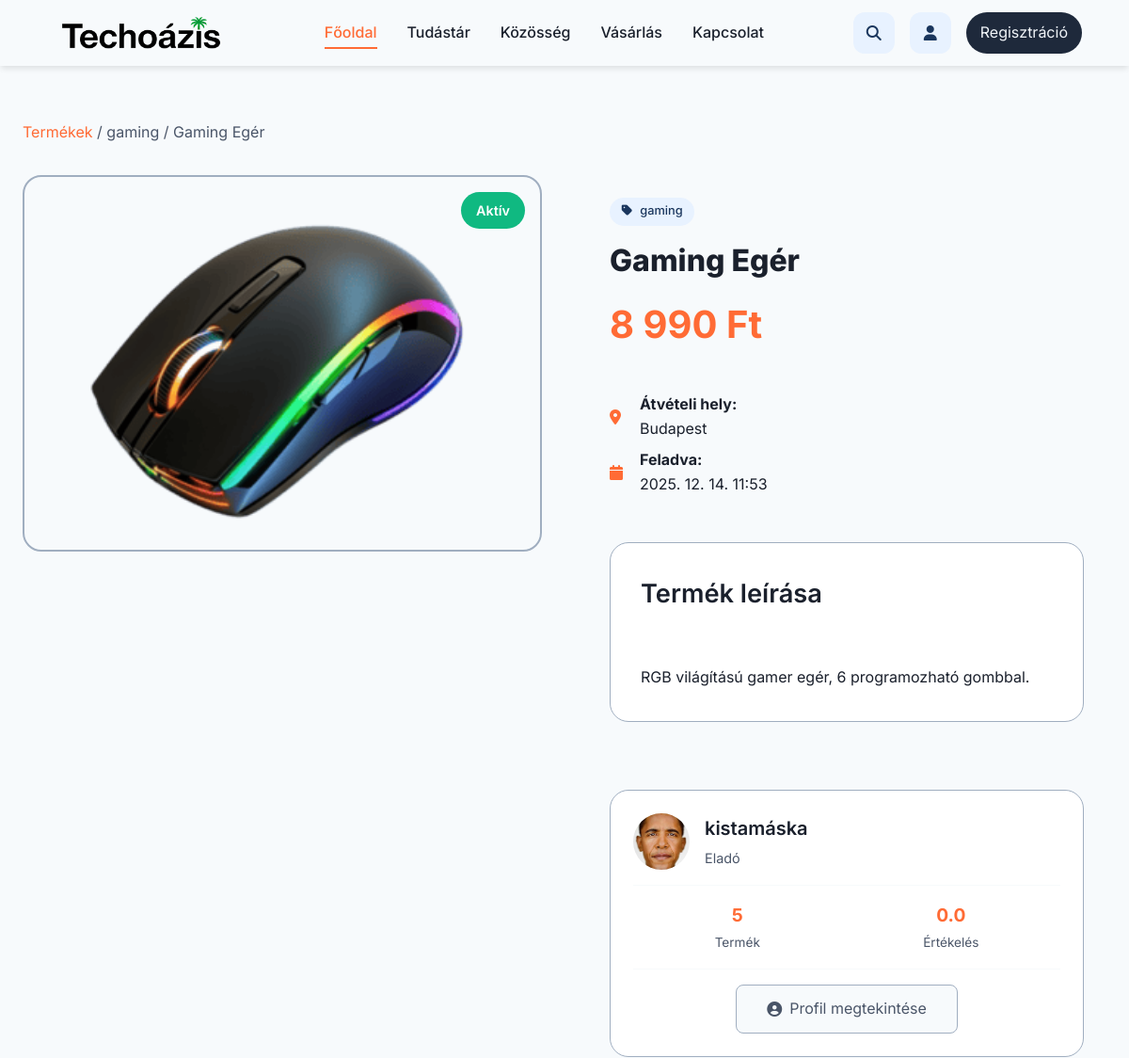
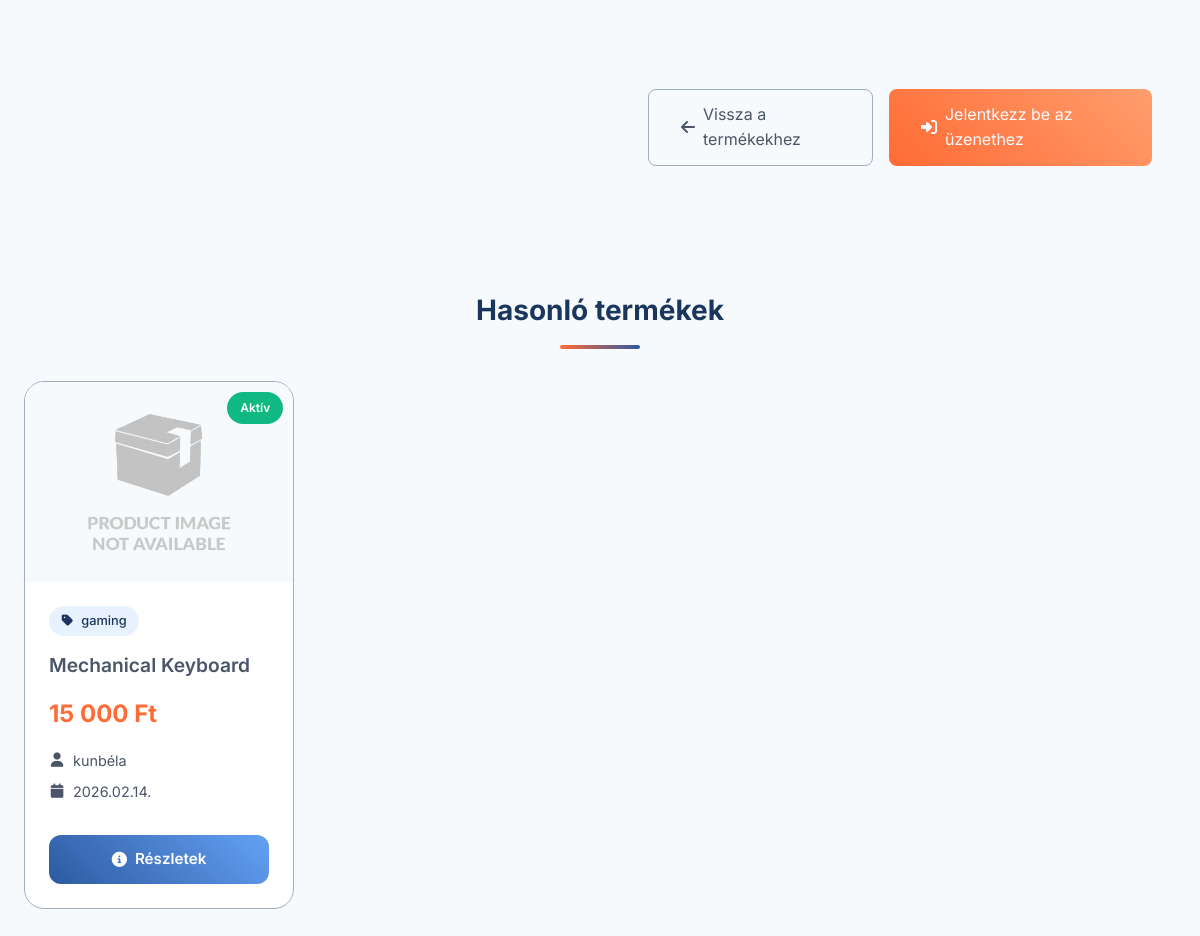
/pages/product_detail.php?id=1, run on the app's committed database (2 pictures, top to bottom).
### tables this page shows
CREATE TABLE products (
  product_id int(11) NOT NULL AUTO_INCREMENT PRIMARY KEY,
  seller_user_id int(11) NOT NULL,
  product_name varchar(255) NOT NULL,
  category varchar(255) NOT NULL,
  product_description text NOT NULL,
  price decimal(10,2) DEFAULT NULL,
  product_status enum('active','sold','hidden') NOT NULL DEFAULT 'active',
  main_image_url varchar(255) DEFAULT NULL,
  pickup_location varchar(100) DEFAULT NULL,
  created_at datetime NOT NULL DEFAULT CURRENT_TIMESTAMP,
  updated_at datetime DEFAULT NULL
);

CREATE TABLE product_images (
  image_id int(11) NOT NULL AUTO_INCREMENT PRIMARY KEY,
  product_id int(11) NOT NULL,
  image_path varchar(255) NOT NULL,
  is_primary tinyint(1) NOT NULL DEFAULT 0,
  sort_order tinyint(4) NOT NULL DEFAULT 1
);

CREATE TABLE users (
  user_id int(11) NOT NULL AUTO_INCREMENT PRIMARY KEY,
  username varchar(100) NOT NULL,
  username_slug varchar(100) DEFAULT NULL,
  email varchar(255) NOT NULL,
  user_password varchar(255) NOT NULL,
  is_active char(1) NOT NULL DEFAULT 'A',
  registration_date datetime DEFAULT CURRENT_TIMESTAMP,
  user_role char(1) NOT NULL,
  ip varchar(45) DEFAULT NULL,
  activation_code varchar(128) DEFAULT NULL,
  profile_image varchar(255) NOT NULL DEFAULT 'uploads/profile_images/anonymous.png',
  total_posts int(11) DEFAULT 0,
  total_comments int(11) DEFAULT 0,
  sold_items int(11) DEFAULT 0,
  bought_items int(11) DEFAULT 0,
  avg_rating decimal(3,2) DEFAULT 0.00,
  reset_token_hash varchar(64) DEFAULT NULL,
  reset_token_expires_at datetime DEFAULT NULL,
  remember_token VARCHAR(64) NULL,
  remember_expire DATETIME NULL
);

### app/product_detail_logic.php (called while the page is built, shortened)
<?php
require_once ROOT_PATH . '/app/db.php';
$product_id = $_GET['id'] ?? 0;
$sql = "SELECT p.*, u.username as seller_username, u.profile_image as seller_avatar, u.username_slug AS user_slug,
               u.email as seller_email, u.user_id as seller_id
        FROM products p
        JOIN users u ON p.seller_user_id = u.user_id
        WHERE p.product_id = ?";
$stmt = $conn->prepare($sql);
$stmt->bind_param('i', $product_id);
$stmt->execute();
$result = $stmt->get_result();
$product = $result->fetch_assoc();
$sql = "SELECT
            u.avg_rating,
            COUNT(p.product_id) AS total_products
        FROM users u
        LEFT JOIN products p
            ON p.seller_user_id = u.user_id
            AND p.product_status = 'active'
        WHERE u.user_id = ?
        GROUP BY u.user_id";
$stmt = $conn->prepare($sql);
$stmt->bind_param('i', $product['seller_id']);
$stmt->execute();
$result_stats = $stmt->get_result();
$seller_stats = $result_stats->fetch_assoc();
$total_products = (int)$seller_stats['total_products'];
$avg_rating = $seller_stats['avg_rating'] !== null
    ? number_format((float)$seller_stats['avg_rating'], 1)
    : '0.0';
$sql = "SELECT image_path FROM product_images WHERE product_id = ? ORDER BY is_primary DESC, sort_order ASC, image_id ASC";
$stmt = $conn->prepare($sql);
$stmt->bind_param('i', $product_id);
$stmt->execute();
$images_result = $stmt->get_result();
$images = $images_result->fetch_all(MYSQLI_ASSOC);
$sql = "SELECT p.*, u.username as seller_username,
               (SELECT image_path FROM product_images WHERE product_id = p.product_id ORDER BY is_primary DESC LIMIT 1) as main_image
        FROM products p
        JOIN users u ON p.seller_user_id = u.user_id
        WHERE p.category = ?
          AND p.product_id != ?           -- Kizárjuk az aktuális terméket
          AND p.product_status = 'active'
        ORDER BY p.created_at DESC
        LIMIT 4";
$stmt = $conn->prepare($sql);
$stmt->bind_param('si', $product['category'], $product_id);
$stmt->execute();
$similar_result = $stmt->get_result();
$similar_products = $similar_result->fetch_all(MYSQLI_ASSOC);

### pages/product_detail.php (the view, shortened to what this page needs)
<?php
require_once __DIR__ . '/../core/config.php';
require_once ROOT_PATH . '/app/product_detail_logic.php';
?>
<!DOCTYPE html>
<html lang="hu">
<head>
    <link rel="stylesheet" href="<?= BASE_URL ?>/assets/css/index.css">
    <link rel="stylesheet" href="<?= BASE_URL ?>/assets/css/animations_microinteractions.css">
    <link rel="stylesheet" href="<?= BASE_URL ?>/assets/css/button_system.css">
    <link rel="stylesheet" href="<?= BASE_URL ?>/assets/css/modern_navbar.css">
    <link rel="stylesheet" href="<?= BASE_URL ?>/assets/css/utility_classes.css">
    <link rel="stylesheet" href="<?= BASE_URL ?>/assets/css/reset&base_styles.css">
    <link rel="stylesheet" href="<?= BASE_URL ?>/assets/css/container&grid_system.css">
    <link rel="stylesheet" href="<?= BASE_URL ?>/assets/css/product_detail_style.css">
    <link rel="stylesheet" href="https://cdnjs.cloudflare.com/ajax/libs/font-awesome/6.7.2/css/all.min.css" />
</head>
<body>
    <?php include ROOT_PATH . '/views/navbar.php'; ?>
    <section class="section-padding">
        <div class="product-detail-container">
            <div style="margin-bottom: 2rem; color: var(--text-light);">
                <a href="<?= BASE_URL ?>/pages/shop.php" style="color: var(--accent-600); text-decoration: none;">Termékek</a>
                <span> / </span>
                <span><?php echo htmlspecialchars($product['category']); ?></span>
                <span> / </span>
                <span><?php echo htmlspecialchars($product['product_name']); ?></span>
            </div>
            <div class="product-detail-layout">
                <div class="product-gallery">
                    <div class="main-image-container">
                        <img id="main-product-image"
                            src="<?= BASE_URL . '/' . ltrim(htmlspecialchars($images[0]['image_path']), '/') ?>"
                             alt="<?php echo htmlspecialchars($product['product_name']); ?>"
                             class="main-image">
                        <div class="image-status-badge <?php echo 'status-' . $product['product_status']; ?>">
                            <?php
                            $status_text = [
                                'active' => 'Aktív',
                                'sold' => 'Eladva',
                                'hidden' => 'Rejtett'
                            ];
                            echo $status_text[$product['product_status']] ?? $product['product_status'];
                            ?>
                        </div>
                    </div>
                </div>
                <div class="gallery-meta-panel">
                    <div class="product-header">
                        <div class="product-category">
                            <i class="fas fa-tag"></i>
                            <?php echo htmlspecialchars($product['category']); ?>
                        </div>
                        <h1 class="product-titles"><?php echo htmlspecialchars($product['product_name']); ?></h1>
                        <div class="product-prices <?php echo $product['price'] ? '' : 'none'; ?>">
                            <?php
                            if ($product['price']) {
                                echo number_format($product['price'], 0, ',', ' ') . ' Ft';
                            } else {
                                echo 'Alkuképes';
                            }
                            ?>
                        </div>
                    </div>
                    <?php if ($product['pickup_location']): ?>
                    <div class="meta-item">
                        <i class="fas fa-map-marker-alt"></i>
                        <div>
                            <strong>Átvételi hely:</strong>
                            <div><?php echo htmlspecialchars($product['pickup_location']); ?></div>
                        </div>
                    </div>
                    <?php endif; ?>
                    <div class="meta-item">
                        <i class="fas fa-calendar"></i>
                        <div>
                            <strong>Feladva:</strong>
                            <div><?php echo date('Y. m. d. H:i', strtotime($product['created_at'])); ?></div>
                        </div>
                    </div>
                    <div class="product-meta">
                        <div class="product-description">
                            <h3>Termék leírása</h3>
                            <div class="product-description-content">
                                <?php echo nl2br(htmlspecialchars($product['product_description'])); ?>
                            </div>
                        </div>
                    </div>
                    <div class="product-info-sidebar">
                        <div class="seller-card">
                            <div class="seller-header">
                                <div class="seller-avatar">
                                    <img src="<?php echo htmlspecialchars(BASE_URL . "/" . ($product['seller_avatar'] ?? 'images/default_avatar.png')); ?>"
                                        alt="<?php echo htmlspecialchars($product['seller_username']); ?>">
                                </div>
                                <div class="seller-info">
                                    <h4><?php echo htmlspecialchars($product['seller_username']); ?></h4>
                                    <p>Eladó</p>
                                </div>
                            </div>
                            <div class="seller-stats">
                                <div class="stat-item">
                                    <div class="stat-value"><?php echo $total_products; ?></div>
                                    <div class="stat-label">Termék</div>
                                </div>
                                <div class="stat-item">
                                    <div class="stat-value"><?php echo $avg_rating; ?></div>
                                    <div class="stat-label">Értékelés</div>
                                </div>
                            </div>
                            <?php
                            $slug = $product['user_slug'] ?? '';
                            ?>
                            <?php if ($slug !== ''): ?>
                            <div style="text-align: center; margin-top: 1rem;">
                                <a href="<?= BASE_URL ?>/pages/profile?u=<?= urlencode($slug) ?>" class="btn-back">
                                    <i class="fas fa-user-circle"></i>
                                    Profil megtekintése
                                </a>
                            </div>
                            <?php endif; ?>
                        </div>
                        <div class="product-actions-detail">
                            <a href="<?= BASE_URL ?>/pages/shop.php" class="btn-back">
                                <i class="fas fa-arrow-left"></i>
                                Vissza a termékekhez
                            </a>
                            <?php if ($product['product_status'] === 'active'): ?>
                                <?php if (isset($_SESSION['user_id'])): ?>
                                    <?php if ($product['seller_id'] != $_SESSION['user_id']): ?>
                                        <a href="<?= BASE_URL ?>/pages/conversation.php?product_id=<?php echo $product_id; ?>"
                                        class="btn-message-seller">
                                            <i class="fas fa-comment-dots"></i>
                                            Üzenet küldése az eladónak
                                        </a>
                                    <?php else: ?>
                                        <a href="<?= BASE_URL ?>/pages/edit_product.php?id=<?php echo $product_id; ?>"
                                        class="btn-message-seller" style="background: var(--primary-500);">
                                            <i class="fas fa-edit"></i>
                                            Termék szerkesztése
                                        </a>
                                    <?php endif; ?>
                                <?php else: ?>
                                    <a href="<?= BASE_URL ?>/views/login.php"
                                    class="btn-message-seller">
                                        <i class="fas fa-sign-in-alt"></i>
                                        Jelentkezz be az üzenethez
                                    </a>
                                <?php endif; ?>
                            <?php endif; ?>
                        </div>
                    </div>
                </div>
            </div>
            <?php if (!empty($similar_products)): ?>
            <div class="similar-products">
                <h2 class="section-title">Hasonló termékek</h2>
                <div class="similar-grid">
                    <?php foreach ($similar_products as $product):  ?>
                        <?php
                        $product['main_image'] = $product['main_image'] ?? 'uploads/products/default_product.png';
                        include ROOT_PATH . '/views/product_card.php';
                        ?>
                    <?php endforeach; ?>
                </div>
            </div>
            <?php endif; ?>
        </div>
    </section>
</body>
</html>

### views/product_card.php (shortened to what this page needs)
<?php
$product_id = $product['product_id'] ?? 0;
$product_name = htmlspecialchars($product['product_name'] ?? 'Névtelen termék');
$price_value = $product['price'] ?? 0;
$price = $price_value > 0 ? number_format($price_value, 0, '', ' ') . ' Ft' : 'Alkuképes';
$seller_username = htmlspecialchars($product['seller_username'] ?? 'Ismeretlen eladó');
$category = htmlspecialchars($product['category'] ?? 'Egyéb');
$product_status = $product['product_status'] ?? 'active';
$created_date = date('Y.m.d.', strtotime($product['created_at'] ?? 'now'));
$main_image = $product['main_image'] ?? 'uploads/products/default_product.png';
$image_url = BASE_URL . '/' . htmlspecialchars($main_image);
$default_image = BASE_URL . '/uploads/products/default_product.png';
$status_text = '';
$status_class = '';
switch ($product_status) {
    case 'active':
        $status_text = 'Aktív';
        $status_class = 'status-active';
        break;
}
?>
<div class="product-card">
    <div class="product-card-inner">
        <a href="<?= BASE_URL ?>/pages/product_detail.php?id=<?= $product_id ?>" class="product-image-link">
            <div class="product-image-container">
                <img src="<?= $image_url ?>"
                     alt="<?= $product_name ?>"
                     class="product-image"
                     onerror="this.onerror=null;this.src='<?= $default_image ?>';">
                <div class="product-status-badge <?= $status_class ?>">
                    <?= $status_text ?>
                </div>
            </div>
        </a>
        <div class="product-info">
            <div class="product-category">
                <i class="fas fa-tag"></i>
                <?= $category ?>
            </div>
            <h3 class="product-title">
                <a href="<?= BASE_URL ?>/pages/product_detail?id=<?= $product_id ?>">
                    <?= $product_name ?>
                </a>
            </h3>
            <div class="product-price">
                <?= $price ?>
            </div>
            <div class="product-seller">
                <i class="fas fa-user"></i>
                <span><?= $seller_username ?></span>
            </div>
            <div class="product-date">
                <i class="fas fa-calendar"></i>
                <?= $created_date ?>
            </div>
        </div>
        <div class="product-actions">
            <?php if ($product_status === 'active'): ?>
                <a href="<?= BASE_URL ?>/pages/product_detail.php?id=<?= $product_id ?>" class="btn-details">
                    <i class="fas fa-info-circle"></i>
                    Részletek
                </a>
            <?php endif; ?>
        </div>
    </div>
</div>
<link rel="stylesheet" href="<?= BASE_URL ?>/assets/css/product_card_style.css">

### data on the page
products: category "gaming", product_name "Gaming Egér", product_status "Aktív", price "8 990", pickup_location "Budapest", created_at "2025. 12. 14. 11:53", product_description "RGB világítású gamer egér, 6 programozható gombbal.", users.profile_image (picture), users.username "kistamáska"
product_images: image_path (picture)
users: avg_rating "0.0"
products: product_status "Aktív", category "gaming", product_name "Mechanical Keyboard", price "15 000 Ft", users.username "kunbéla", created_at "2026.02.14."

### other printed values
$total_products "5"
